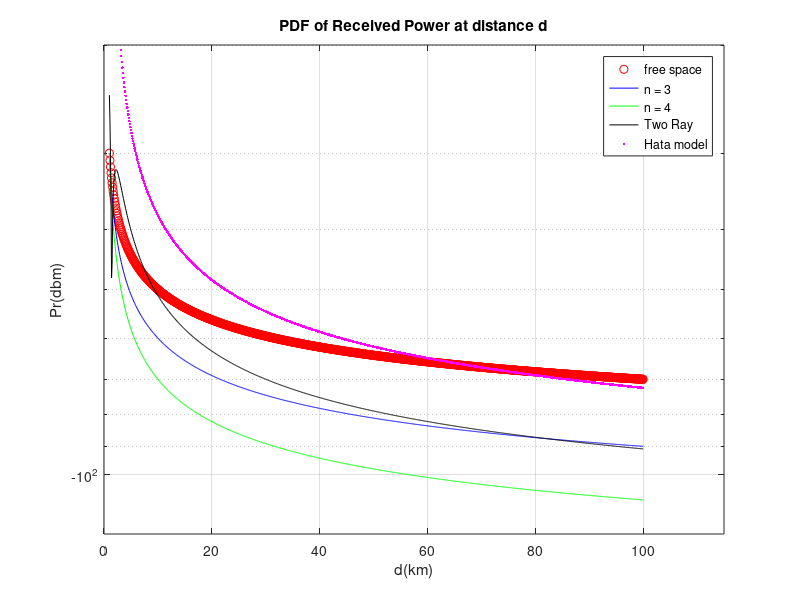

MATLAB code to generate this figure:
%% HW4
% Teacher : Doctor_Mohammadi
% Author: [SeyedAli] - [SeyedHosseini]
% University: Amirkabir University of Technology
%% Q 4-23
%%
clc;
close all;
clear;
%% Initialization Data

clc;
Pr0 = 1e-6 ; % Received Power
d0 = 1; % first distance
d = 1 : 0.1 : 100 ; %Distance to Tx
%% Free path Loss Model
Pr = Pr0 * (d0./d).^2 ; % Received Power at any distance
Prdbm = 10*log10(Pr) + 30; % Pr in dbm
%% Plotting
clc;
figure(1)
semilogy(d,Prdbm,'o r')
title("PDF of Received Power at distance d")
xlabel ('d(km)')
ylabel('Pr(dbm)')
grid on
legend('Free space','Location','northeast')
hold on;
%% n = 3
Pr3 = Pr0 * (d0./d).^3 ; % Received Power at any distance
Prdbm3 = 10*log10(Pr3) + 30; % Pr in dbm
%% Plotting
figure(1)
semilogy(d,Prdbm3,'b')
title("PDF of Received Power at distance d")
% xlabel ('d(km)')
% ylabel('Pr(dbm)')
grid on
legend('free space','n = 3','Location','northeast')
hold on;
axis([0 100 -90 -20 ])

%% n = 4
Pr4 = Pr0 * (d0./d).^4 ; % Received Power at any distance
Prdbm4 = 10*log10(Pr4) + 30; % Pr in dbm
%% Plotting
figure(1)
semilogy(d,Prdbm4,'g')
title("PDF of Received Power at distance d")
 xlabel ('d(km)')
ylabel('Pr(dbm)')
grid on
legend('free space','n = 3','n = 4','Location','northeast')
hold on;
axis([0 100 -120 -20 ])

%% Two Ray Ground Reflection Exact Equation
Gt = 1;%transmitter gain
Gr = 1;%receiver gain
fc = 18e8; %Frequency
ht = 40;%transmitter height
hr = 3; %receiver height
lambda = (3*1e8) / fc ; %Wavelength
Pt = (Pr0*16*pi*pi*d0*d0*1e6)/...
    (1*1*lambda*lambda);
% now
theta = (4*pi*ht*hr)./(lambda.*d*1e3) ;
%theta = theta*pi/180;
PrTR_num = (Pt*Gt*Gr*(lambda)^2).*...
    4.*(sin(theta./2).^2) ;
PrTR_den = 16*1e6*pi*pi.*d.^2;

PrTR = PrTR_num ./ PrTR_den ; %Power in TWO Ray
PrdbmTR = 10*log10(PrTR) + 30; % Pr in dbm

%% Plotting
figure(1)
semilogy(d,PrdbmTR,'- k')
title("PDF of Received Power at distance d")
 xlabel ('d(km)')
ylabel('Pr(dbm)')
grid on
legend('free space','n = 3','n = 4','Two Ray','Location','northeast')
hold on;
axis([0 100 -120 -20 ])

%% Hata Model
clc;
alpha = 3.2*(log10(11.75*hr))^2 - 4.97 ; %alpha of hr
Cm = 3; %large cities
LossP = 46.3 + 33.9*log10(fc/1e6) - ...
    13.82*log10(ht)  - alpha + ...
    (44.9 - 6.55*log10(ht))*log10(d) + Cm ;
Ref_Loss = LossP(50);
Pr0dbm = 10*log10(Pr0/1e-3);
PrHata = Pr0dbm - [LossP - Ref_Loss];

%% Plotting
figure(1)
semilogy(d,PrHata,'. m')
 xlabel ('d(km)')
ylabel('Pr(dbm)')
title("PDF of Received Power at distance d")
grid on
legend('free space','n = 3','n = 4','Two Ray','Hata model','Location','northeast')
hold on;
axis([0 115 -125 -20 ])




